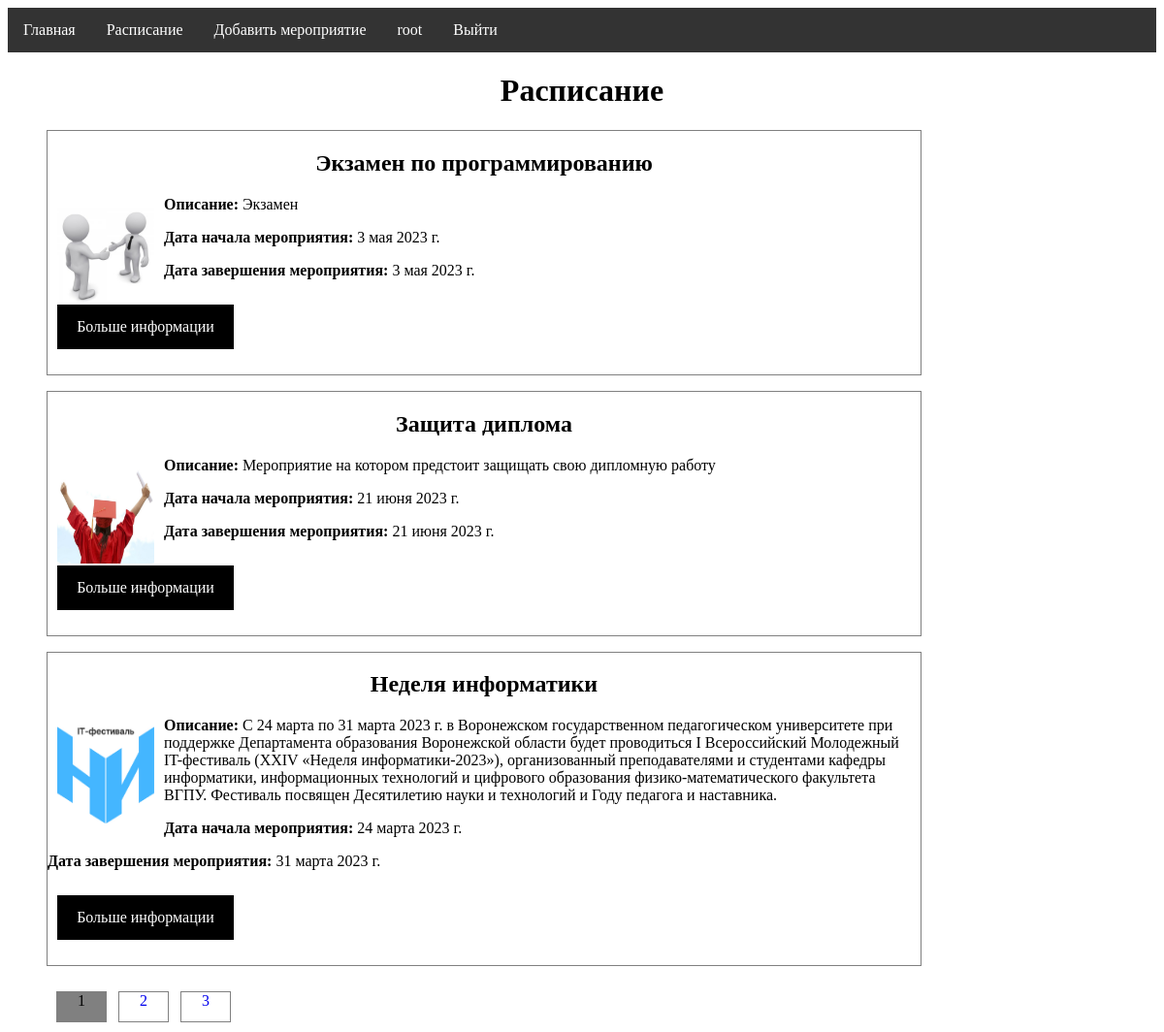
The app's page /schedule/ (signed in) with its own data.
### event/models.py (models this page shows, shortened)
class Event(models.Model):
    title = models.CharField(max_length=255, verbose_name="Название")
    description = models.TextField(blank=True, verbose_name="Описание")
    type = models.CharField(max_length=255, verbose_name="Тип", choices={
            ('Online', 'Online'),
            ('Offline', 'Offline'),
    })
    logo = models.ImageField(upload_to="logo", verbose_name="Логотип")
    date_start = models.DateField(verbose_name="Дата начала мероприятия")
    date_end = models.DateField(verbose_name="Дата окончания мероприятия")
    city = models.CharField(max_length=255, verbose_name="Город")
    is_published = models.BooleanField(default=True)
    def get_absolute_url(self):
        return reverse('post', kwargs={'post_id': self.pk})
    class Meta:
        verbose_name = 'Мероприятия'
        verbose_name_plural = 'Мероприятия'

### event/views.py (the view)
# urls.py: path('schedule/', EventHome.as_view(), name='schedule'),
class EventHome(DataMixin, ListView):
    model = Event
    template_name = 'event/schedule.html'
    context_object_name = 'posts'
    data = EventUser.objects.all()
    def get_context_data(self, *, object_list=None, **kwargs):
        context = super().get_context_data(**kwargs)
        c_def = self.get_user_context(title="Расписание")
        return dict(list(context.items())+list(c_def.items()))
    def get_queryset(self):
        return Event.objects.filter(is_published=True)

### event/utils.py (called while the page is built)
        def get_user_context(self, **kwargs):
                context = kwargs
                context['data'] = EventUser.objects.all()
                user_menu = menu.copy()
                if not self.request.user.is_authenticated:
                        user_menu.pop(2)
                context['menu'] = user_menu
                return context

### event/templates/event/schedule.html (shortened to what this page needs)
{% extends 'event/base.html' %}
{% block content %}
<h1 id="center_sched"> {{title}} </h1>
<ul>
    {%for p in posts %}
    <li id="border_li">
        <h2 id="event_name">{{p.title}}</h2>
         {% if p.logo %}
        <img id="img_logo" src="{{ p.logo.url }}">
        {% endif %}
        <p><strong>Описание:</strong> {{p.description}}</p>
        <p><strong>Дата начала мероприятия:</strong> {{p.date_start}}</p>
        <p><strong>Дата завершения мероприятия:</strong> {{p.date_end}}</p>
        <p id="more_info"><a href=" {{ p.get_absolute_url }} ">Больше информации</a></p>
    </li>
    {% endfor %}
</ul>
{% endblock %}

### event/templates/event/base.html (shortened to what this page needs)
{% load static %}
<!DOCTYPE html>
<html lang="en">
<head>
    <link type="text/css" href="{% static 'event/css/styles.css' %}" rel="stylesheet"/>
</head>
<body>
{% block mainmenu %}
<ul id="navbar" class="navbar">
    {%for m in menu %}
<li ><a href="{% url m.url_name %}">{{m.title}}</a></li>
    {% endfor %}
    {% if request.user.is_authenticated %}
    <li> <a href="{% url 'profile' %}">{{ user.username }} </a><a href="{% url 'logout' %}">Выйти</a></li>
    {% else %}
    <li><a href="{% url 'register' %}">Регистрация</a> <a href="{% url 'login' %}">Войти</a></li>
    {% endif %}
</ul>
{% endblock mainmenu %}
{% block content %}
{% endblock %}
{% if page_obj.has_other_pages %}
<nav>
    <ul>
        {%for p in paginator.page_range %}
        {% if page_obj.number == p %}
        <li class="pageno_li_selected"> {{ p }} </li>
        {% elif p >= page_obj.number|add:-2 and p <= page_obj.number|add:2 %}
        <li class="pageno_li">
            <a href="?page={{ p }}">{{ p }} </a>
        </li>
        {%endif%}
        {% endfor %}
    </ul>
</nav>
   {%endif%}
</body>
</html>

### event/static/event/css/styles.css (style rules this page uses)
ul.navbar { list-style: none; margin: 0; padding: 0; overflow: hidden; background-color: #333; }
ul.navbar li a { float: left; display: block; color: white; text-align: center; padding: 14px 16px; text-decoration: none; }
#center_sched { text-align: center; }
#border_li { border: 1px solid grey; padding: 0px; max-width: 900px; list-style-type: none; }
#more_info { text-align: center; padding: 10px; min-width: 100px; text-decoration: none; }
#more_info a { display: block; color: white; padding: 14px 16px; text-decoration: none; background-color: black; max-width: 150px; }
#event_name { text-align: center; }
#img_logo { width: 100px; height: 100px; float:left; margin: 10px 10px 10px 10px; }
.pageno_li { text-align: center; float: left; list-style-type: none; border: 1px solid grey; padding: 0px; width: 50px; height: 30px; margin: 10px 2px 10px 10px; }
.pageno_li a { text-align: center; padding: 14px 16px; text-decoration: none; }
.pageno_li_selected { text-align: center; float: left; list-style-type: none; border: 1px solid grey; padding: 0px; width: 50px; height: 30px; margin: 10px 2px 10px 10px; background-color: #808080; }

### records on screen
Event: title "Экзамен по программированию", logo (picture), description "Экзамен", date_start "3 мая 2023 г.", date_end "3 мая 2023 г."
Event: title "Защита диплома", logo (picture), description "Мероприятие на котором предстоит защищать свою дипломную работу", date_start "21 июня 2023 г.", date_end "21 июня 2023 г."
Event: title "Неделя информатики", logo (picture), description "С 24 марта по 31 марта 2023 г. в Воронежском государственном педагогическом университете при поддержке Департамента образования Воронежской области будет проводиться I Всероссийский Молодежный IT-фестиваль (XXIV «Неделя информатики-2023»), организованный преподавателями и студентами кафедры информатики, информационных технологий и цифрового образования физико-математического факультета ВГПУ. Фестиваль посвящен Десятилетию науки и технологий и Году педагога и наставника.", date_start "24 марта 2023 г.", date_end "31 марта 2023 г."

### other values on screen
{{ m.title }} "Главная" "Расписание" "Добавить мероприятие"
{{ user.username }} "root"
{{ title }} "Расписание"
{{ p }} "1"
{{ p }} "2" "3"
